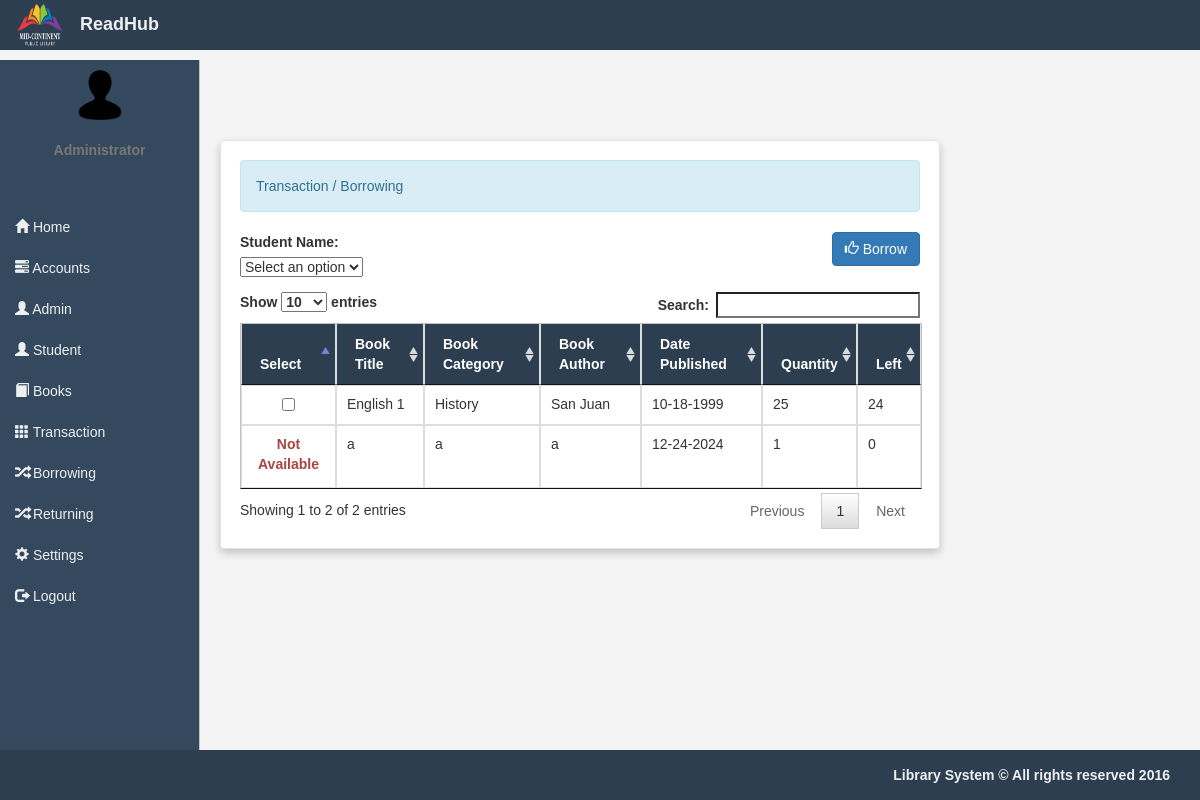
The app's page /borrowing.php (signed in) with its own data.
### tables this page shows
CREATE TABLE IF NOT EXISTS `book` (
  `book_id` int NOT NULL AUTO_INCREMENT,
  `book_title` varchar(50) NOT NULL,
  `book_description` varchar(200) NOT NULL,
  `book_category` varchar(50) NOT NULL,
  `book_author` varchar(60) NOT NULL,
  `date_publish` varchar(25) NOT NULL,
  `qty` int NOT NULL,
  PRIMARY KEY (`book_id`)
);

### account.php (called while the page is built)
<?php
	require_once 'connect.php';
	$qadmin = $conn->query("SELECT * FROM `admin` WHERE `admin_id` = '$_SESSION[admin_id]'") or die(mysqli_error());
	$fadmin = $qadmin->fetch_array();
	$name = $fadmin['firstname']." ".$fadmin['lastname'];

### borrowing.php (the view, shortened to what this page needs)
<!DOCTYPE html>
<?php
    require_once 'valid.php';
?>
<html lang="eng">
<head>
    <link rel="stylesheet" type="text/css" href="css/bootstrap.css" />
    <link rel="stylesheet" type="text/css" href="css/jquery.dataTables.css" />
</head>
<body>
    <nav class="navbar navbar-default navbar-fixed-top">
        <div class="container-fluid">
            <div class="navbar-header">
                <img src="images/logo.png" width="50px" height="50px" />
                <h4 class="navbar-text navbar-right">ReadHub</h4>
            </div>
        </div>
    </nav>
    <div class="sidebar">
        <div class="container-fluid text-center">
            <img src="images/user.png" width="50px" height="50px" />
            <br />
            <br />
            <label class="text-muted"><?php require 'account.php'; echo $name; ?></label>
        </div>
        <hr style="border: 1px dotted #34495e;" />
        <ul id="menu" class="nav menu">
            <li><a href="home.php"><i class="glyphicon glyphicon-home"></i> Home</a></li>
            <li>
                <a href="#"><i class="glyphicon glyphicon-tasks"></i> Accounts</a>
                <ul class="nav">
                    <li><a href="admin.php"><i class="glyphicon glyphicon-user"></i> Admin</a></li>
                    <li><a href="student.php"><i class="glyphicon glyphicon-user"></i> Student</a></li>
                </ul>
            </li>
            <li><a href="book.php"><i class="glyphicon glyphicon-book"></i> Books</a></li>
            <li>
                <a href="#"><i class="glyphicon glyphicon-th"></i> Transaction</a>
                <ul class="nav">
                    <li><a href="borrowing.php"><i class="glyphicon glyphicon-random"></i> Borrowing</a></li>
                    <li><a href="returning.php"><i class="glyphicon glyphicon-random"></i> Returning</a></li>
                </ul>
            </li>
            <li>
                <a href="#"><i class="glyphicon glyphicon-cog"></i> Settings</a>
                <ul class="nav">
                    <li><a href="logout.php"><i class="glyphicon glyphicon-log-out"></i> Logout</a></li>
                </ul>
            </li>
        </ul>
    </div>
    <div class="content">
        <div class="col-lg-9 well" style="margin-top: 60px;">
            <div class="alert alert-info">Transaction / Borrowing</div>
            <form method="POST" action="borrow.php" enctype="multipart/form-data">
                <div class="form-group pull-left">
                    <label>Student Name:</label>
                    <br />
                    <select name="student_no" id="student">
                        <option value="" selected="selected" disabled="disabled">Select an option</option>
                    </select>
                </div>
                <div class="form-group pull-right">
                    <button name="save_borrow" class="btn btn-primary"><span class="glyphicon glyphicon-thumbs-up"></span> Borrow</button>
                </div>
                <table id="table" class="table table-bordered">
                    <thead class="alert-success">
                        <tr>
                            <th>Select</th>
                            <th>Book Title</th>
                            <th>Book Category</th>
                            <th>Book Author</th>
                            <th>Date Published</th>
                            <th>Quantity</th>
                            <th>Left</th>
                        </tr>
                    </thead>
                    <tbody>
                        <?php
                        $i = 0;
                        $q_book = $conn->query("SELECT * FROM `book`") or die(mysqli_error());
                        while($f_book = $q_book->fetch_array()){
                            $q_borrow = $conn->query("SELECT SUM(qty) as total FROM `borrowing` WHERE `book_id` = '$f_book[book_id]' && `status` = 'Borrowed'") or die(mysqli_error());
                            $new_qty = $q_borrow->fetch_array();
                            $total = $f_book['qty'] - $new_qty['total'];
                        ?>
                        <tr>
                            <td>
                                <?php
                                    if($total == 0){
                                        echo "<center><label class='text-danger'>Not Available</label></center>";
                                    } else {
                                        echo '<input type="hidden" name="book_id['.$i.']" value="'.$f_book['book_id'].'"><center><input type="checkbox" name="selector['.$i.']" value="1"></center>';
                                    }
                                ?>
                            </td>
                            <td><?php echo $f_book['book_title']?></td>
                            <td><?php echo $f_book['book_category']?></td>
                            <td><?php echo $f_book['book_author']?></td>
                            <td><?php echo date("m-d-Y", strtotime($f_book['date_publish']))?></td>
                            <td><?php echo $f_book['qty']?></td>
                            <td><?php echo $total ?></td>
                        </tr>
                        <?php
                        $i++;
                        }
                        ?>
                    </tbody>
                </table>
            </form>
        </div>
    </div>
    <nav class="navbar navbar-default navbar-fixed-bottom">
        <div class="container-fluid">
            <label class="navbar-text pull-right">Library System &copy; All rights reserved 2016</label>
        </div>
    </nav>
	</body>
</html>

### borrowing.php (style rules this page uses)
body { background-color: #f4f4f4; padding-top: 60px; font-family: 'Arial', sans-serif; display: flex; min-height: 100vh; flex-direction: row; overflow-x: hidden; }
.navbar { background-color: #2c3e50; border: none; }
.navbar .navbar-text { color: #ecf0f1; font-weight: bold; }
.navbar .navbar-header img { border-radius: 50%; }
.sidebar { height: 100vh; overflow-y: auto; position: fixed; top: 60px; left: 0; width: 16.6667%; background-color: #34495e; color: #ecf0f1; border-right: 1px solid #bdc3c7; padding-top: 10px; }
.sidebar a { color: #ecf0f1; text-decoration: none; padding: 10px; display: block; border-bottom: 1px solid #34495e; }
.content { margin-left: 16.6667%; flex: 1; padding: 20px; }
.well { background-color: #ffffff; box-shadow: 0px 4px 8px rgba(0, 0, 0, 0.2); }
.table-bordered { border: 1px solid #bdc3c7; }
.table thead { background-color: #2c3e50; color: #fff; }
.navbar-fixed-bottom { background-color: #2c3e50; border: none; }
.navbar-fixed-bottom .navbar-text { color: #ecf0f1; }

### records on screen
book: book_title "English 1", book_category "History", book_author "San Juan", date_publish "10-18-1999", qty "25", total "24"
book: shows "Not Available", book_title "a", book_category "a", book_author "a", date_publish "12-24-2024", qty "1", total "0"

### other values on screen
$name "Administrator"
